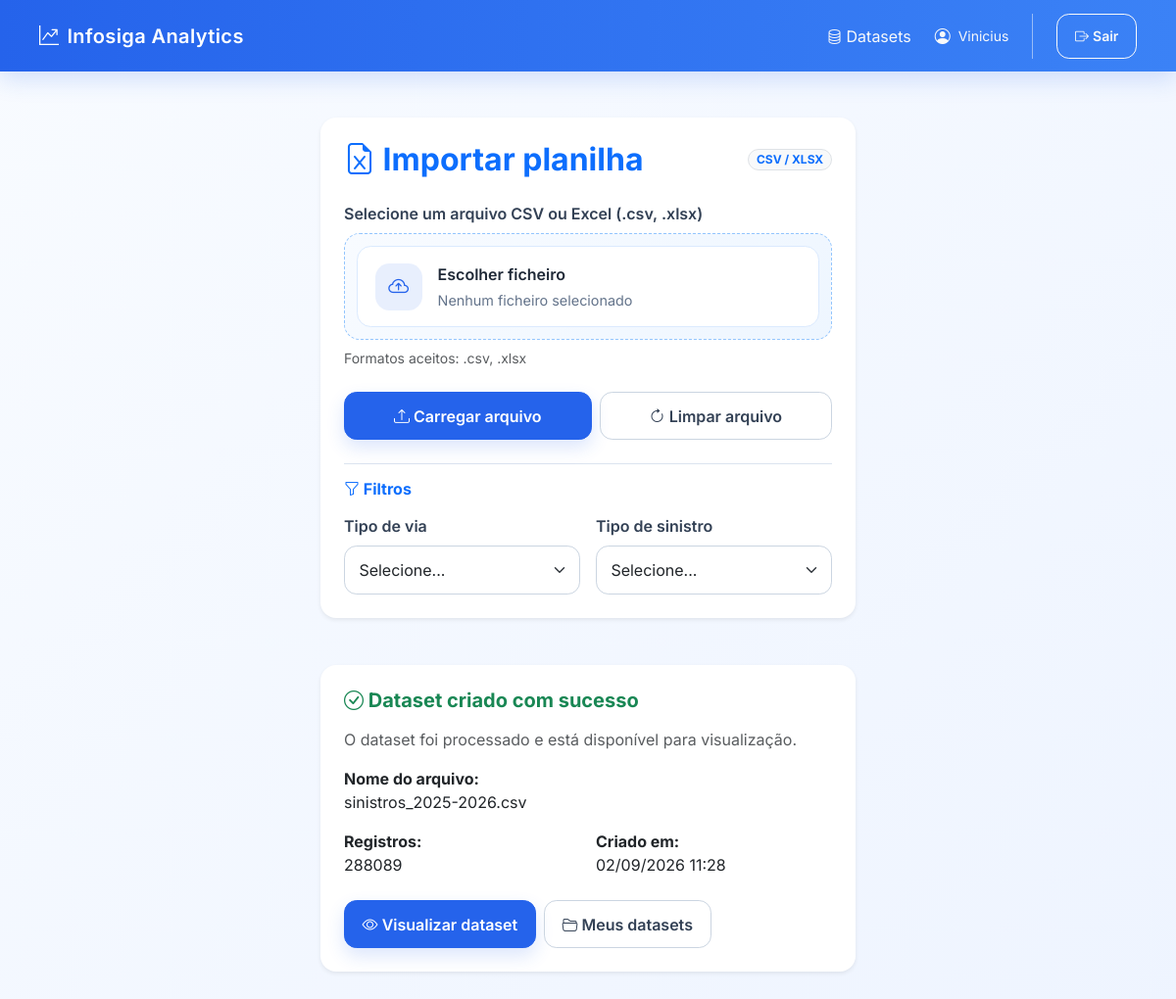
The app's page / (signed in) with its own data.
### analytics/models.py (models this page shows, shortened)
class Dataset(models.Model):
    usuario = models.ForeignKey(
        settings.AUTH_USER_MODEL,
        on_delete=models.CASCADE,
        related_name="datasets",
    )
    nome_original = models.CharField(
        max_length=255
    )
    arquivo = models.FileField(
        upload_to="datasets/"
    )
    quantidade_registros = models.PositiveIntegerField(
        default=0
    )
    criado_em = models.DateTimeField(
        auto_now_add=True
    )
    atualizado_em = models.DateTimeField(
        auto_now=True
    )
    resultado_processado = models.FileField(
        upload_to="datasets/processed/",
        null=True,
        blank=True,
    )

### analytics/views/home.py (the view)
# urls.py: path("", home, name="home"),
@login_required
def home(request):
    if request.GET.get("clear") == "1":
        request.session.pop("last_dataset_id", None)
        request.session.pop("uploaded_file_info", None)
        request.session.modified = True
    form = UploadFileForm()
    context = {"form": form}
    last_dataset_id = request.session.get("last_dataset_id")
    if last_dataset_id:
        new_dataset = DatasetService.get_for_user(last_dataset_id, request.user)
        if new_dataset:
            context["new_dataset"] = new_dataset
    uploaded_file_info = request.session.get("uploaded_file_info")
    if uploaded_file_info:
        context["uploaded_file_info"] = uploaded_file_info
    return render(request, "analytics/home.html", context)

### analytics/forms.py (shortened to what this page needs)
class UploadFileForm(forms.Form):
    arquivo = forms.FileField(
        label="Selecione um arquivo",
        required=True,
        widget=forms.ClearableFileInput(
            attrs={
                "class": "form-control",
                "accept": ".csv,.xlsx,application/vnd.ms-excel,application/vnd.openxmlformats-officedocument.spreadsheetml.sheet,text/csv",
            }
        ),
    )

### analytics/persistence/datasets.py (called while the page is built)
def get_dataset_for_user(dataset_id, usuario):
    return (
        Dataset.objects
        .filter(
            id=dataset_id,
            usuario=usuario,
        )
        .first()
    )

### analytics/services/dataset_service.py (called while the page is built)
    @staticmethod
    def get_for_user(dataset_id, usuario):
        return dataset_persistence.get_dataset_for_user(dataset_id, usuario)

### analytics/templates/analytics/home.html (shortened to what this page needs)
{% extends "analytics/base.html" %}
{% block content %}
<form id="uploadForm" enctype="multipart/form-data" method="POST" action="{% url 'upload_file' %}">
    <div class="row justify-content-center mb-5">
        <div class="col-lg-6 col-md-8">
            <div class="card shadow-sm border-0">
                <div class="card-body p-4">
                    <div class="d-flex align-items-center justify-content-between mb-4">
                        <h2 class="card-title mb-0 text-primary">
                            <i class="bi bi-file-earmark-excel"></i> Importar planilha
                        </h2>
                        <span class="badge rounded-pill bg-light text-primary border">CSV / XLSX</span>
                    </div>
                    <div class="mb-4">
                        <label class="form-label fw-semibold">
                            Selecione um arquivo CSV ou Excel (.csv, .xlsx)
                        </label>
                        {% with field_id=form.arquivo.id_for_label %}
                        <div class="upload-shell">
                            <label for="{{ field_id }}" class="upload-input" role="button">
                                <div class="upload-icon">
                                    <i class="bi bi-cloud-arrow-up"></i>
                                </div>
                                <div class="upload-text">
                                    <span class="upload-title">Escolher ficheiro</span>
                                    <span class="upload-hint" id="fileNameHint">Nenhum ficheiro selecionado</span>
                                </div>
                            </label>
                        </div>
                        {% endwith %}
                        <small class="text-muted d-block mt-2">
                            Formatos aceitos: .csv, .xlsx
                        </small>
                    </div>
                    <div class="d-grid gap-2 d-md-flex">
                        <button type="submit" class="btn btn-primary flex-grow-1" id="submitButton">
                            <i class="bi bi-upload"></i> Carregar arquivo
                        </button>
                        <a href="{% url 'home' %}?clear=1" class="btn btn-outline-secondary flex-grow-1">
                            <i class="bi bi-arrow-clockwise"></i> Limpar arquivo
                        </a>
                    </div>
                    <div class="mt-4 pt-3 border-top">
                        <h6 class="mb-3 text-primary fw-bold">
                            <i class="bi bi-funnel"></i> Filtros
                        </h6>
                        <div class="row g-3">
                            <div class="col-md-6">
                                <label for="tipoVia" class="form-label fw-semibold">Tipo de via</label>
                                <select class="form-select" id="tipoVia" name="tipo_via">
                                    <option value="">Selecione...</option>
                                </select>
                            </div>
                            <div class="col-md-6">
                                <label for="tipoSinistro" class="form-label fw-semibold">Tipo de sinistro</label>
                                <select class="form-select" id="tipoSinistro" name="tipo_sinistro">
                                    <option value="">Selecione...</option>
                                </select>
                            </div>
                        </div>
                    </div>
                </div>
            </div>
        </div>
    </div>
</form>
{% if new_dataset %}
<div class="row justify-content-center mb-4">
    <div class="col-lg-6 col-md-8">
        <div class="card shadow-sm border-0">
            <div class="card-body p-4">
                <h5 class="card-title mb-3 text-success">
                    <i class="bi bi-check-circle"></i> Dataset criado com sucesso
                </h5>
                <div class="mb-3 text-muted">
                    O dataset foi processado e está disponível para visualização.
                </div>
                <div class="row g-3 mb-4">
                    <div class="col-12">
                        <strong>Nome do arquivo:</strong>
                        <div>{{ new_dataset.nome_original }}</div>
                    </div>
                    <div class="col-6">
                        <strong>Registros:</strong>
                        <div>{{ new_dataset.quantidade_registros }}</div>
                    </div>
                    <div class="col-6">
                        <strong>Criado em:</strong>
                        <div>{{ new_dataset.criado_em|date:"d/m/Y H:i" }}</div>
                    </div>
                </div>
                <div class="d-flex gap-2 flex-wrap">
                    <a href="{% url 'dataset_detail' new_dataset.id %}" class="btn btn-primary">
                        <i class="bi bi-eye"></i> Visualizar dataset
                    </a>
                    <a href="{% url 'dataset_list' %}" class="btn btn-outline-secondary">
                        <i class="bi bi-folder2-open"></i> Meus datasets
                    </a>
                </div>
            </div>
        </div>
    </div>
</div>
{% endif %}
{% endblock %}

### analytics/templates/analytics/base.html (shortened to what this page needs)
{% load static %}
<!DOCTYPE html>
<html lang="pt-br">
<head>
    <link href="https://cdn.jsdelivr.net/npm/bootstrap@5.3.7/dist/css/bootstrap.min.css" rel="stylesheet">
    <link rel="stylesheet" href="https://cdn.jsdelivr.net/npm/bootstrap-icons@1.11.3/font/bootstrap-icons.css">
    <link rel="stylesheet" href="{% static 'analytics/css/home.css' %}">
</head>
<body>
<nav class="navbar navbar-dark fixed-top">
    <div class="container-fluid px-4">
        <a class="navbar-brand mb-0 h1 d-flex align-items-center gap-2"
           href="{% url 'home' %}">
            <i class="bi bi-graph-up-arrow"></i>
            <span>Infosiga Analytics</span>
        </a>
        <div class="d-flex align-items-center gap-4">
            {% if user.is_authenticated %}
                <a href="{% url 'dataset_list' %}"
                   class="nav-link text-light d-flex align-items-center gap-1">
                    <i class="bi bi-database"></i>
                    <span>Datasets</span>
                </a>
                <div class="d-flex align-items-center gap-2 text-light">
                    <i class="bi bi-person-circle"></i>
                    <span class="small">{{ user.username }}</span>
                </div>
                <a href="{% url 'logout' %}"
                   class="btn btn-outline-light btn-sm d-flex align-items-center gap-1">
                    <i class="bi bi-box-arrow-right"></i>
                    <span>Sair</span>
                </a>
            {% endif %}
        </div>
    </div>
</nav>
    <main class="pt-5 mt-5">
        <div class="container py-4">
            {% block content %}{% endblock %}
        </div>
    </main>
</body>
</html>

### analytics/static/analytics/css/home.css (style rules this page uses)
:root { --primary: #2563eb; --primary-dark: #1d4ed8; --surface: #ffffff; --border: #dbe3ef; --text: #1f2937; --muted: #64748b; }
body { font-family: 'Inter', sans-serif; background: linear-gradient(135deg, #f8fbff 0%, #eef4ff 100%); color: var(--text); min-height: 100vh; }
.navbar { background: linear-gradient(90deg, var(--primary) 0%, #3b82f6 100%); box-shadow: 0 8px 24px rgba(37, 99, 235, 0.18); padding: 0.85rem 1rem; }
.navbar-brand { font-weight: 600; letter-spacing: 0.02em; }
main { padding-bottom: 2rem; }
.card { border: 1px solid var(--border); border-radius: 1rem; box-shadow: 0 12px 30px rgba(15, 23, 42, 0.06); background-color: var(--surface); }
.card-body { padding: 2rem; }
.card-title, .section-title { font-weight: 700; color: var(--primary-dark); }
.border-top { border-color: var(--border) !important; }
.form-label { color: #334155; font-weight: 600; }
.form-control, .form-select { border: 1px solid #cbd5e1; border-radius: 0.8rem; padding: 0.75rem 0.9rem; transition: border-color 0.2s ease, box-shadow 0.2s ease; }
.btn { border-radius: 0.8rem; font-weight: 600; padding: 0.72rem 1.1rem; transition: transform 0.2s ease, box-shadow 0.2s ease; }
.btn-primary { background-color: var(--primary); border-color: var(--primary); box-shadow: 0 8px 18px rgba(37, 99, 235, 0.16); }
.btn-outline-secondary { border-color: #cbd5e1; color: #334155; }
.upload-shell { border: 1px dashed #93c5fd; border-radius: 1rem; background: linear-gradient(135deg, #f8fbff 0%, #eef6ff 100%); padding: 0.75rem; }
.upload-input { display: flex; align-items: center; gap: 1rem; width: 100%; border-radius: 0.9rem; background: var(--surface); padding: 1rem 1.1rem; border: 1px solid #dbeafe; color: var(--text); cursor: pointer; transition: box-shadow 0.2s ease, border-color 0.2s ease; }
.upload-icon { display: inline-flex; align-items: center; justify-content: center; width: 3rem; height: 3rem; border-radius: 0.9rem; background: rgba(37, 99, 235, 0.1); color: var(--primary) }
.upload-icon i { font-size: 1.3rem; }
.upload-text { display: flex; flex-direction: column; gap: 0.2rem; }
.upload-title { font-weight: 600; }
.upload-hint { font-size: 0.9rem; color: var(--muted); }

### records on screen
Dataset: nome_original "sinistros_2025-2026.csv", quantidade_registros "288089", criado_em "02/09/2026 11:28"

### other values on screen
{{ user.username }} "Vinicius"
